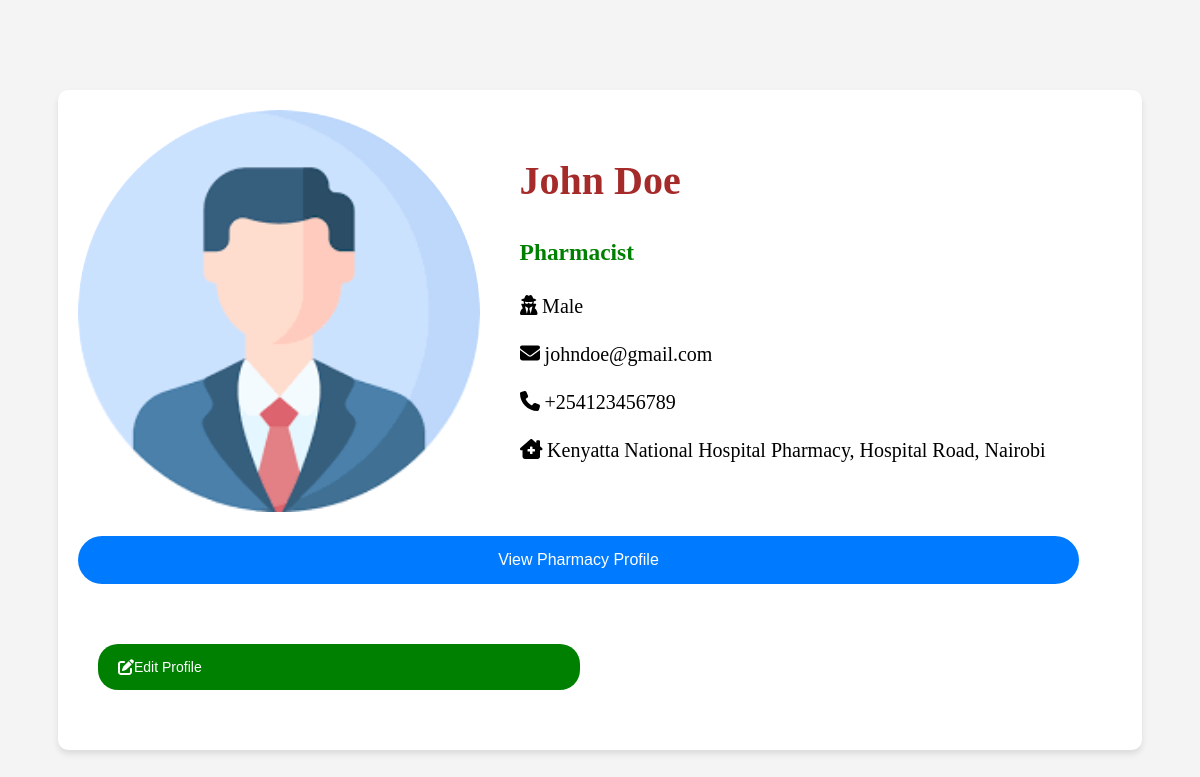
The page /profiles/pharmacistProfile.php?pharmacistId=1 (signed in) on the database its author committed.
### tables this page shows
CREATE TABLE `pharmacist` (
  `pharmacistId` int(11) NOT NULL,
  `firstName` varchar(128) NOT NULL,
  `lastName` varchar(128) NOT NULL,
  `gender` varchar(32) NOT NULL,
  `emailAddress` varchar(255) NOT NULL,
  `phoneNumber` varchar(20) NOT NULL,
  `passwordHash` varchar(255) NOT NULL,
  `pharmacyId` int(11) DEFAULT NULL
);

CREATE TABLE `pharmacy` (
  `pharmacyId` int(11) NOT NULL,
  `name` varchar(255) NOT NULL,
  `location` varchar(255) NOT NULL,
  `emailAddress` varchar(255) NOT NULL,
  `phoneNumber` varchar(20) NOT NULL
);

### configuration.php (called while the page is built)
<?php
$config = [
	'db_host' => 'localhost',
	'db_username' => 'root',
	'db_password' => '',
	'db_name' => 'drug_dispenser'
];
?>

### database.php (called while the page is built, shortened)
<?php
class Database {
	private $host;
	private $username;
	private $password;
	private $database;
	private $connection;
	public function __construct() {
		require_once 'configuration.php';
		$this->host = $config['db_host'];
		$this->username = $config['db_username'];
		$this->password = $config['db_password'];
		$this->database = $config['db_name'];
	}
	private function connect() {
		$this->connection = new mysqli($this->host, $this->username, $this->password, $this->database);
	}
	public function queryData($query, $values) {
		if (count($values) > 0) {
			$statement = $this->connection->prepare($query);
			$statement->bind_param(str_repeat('s', count($values)), ...$values);
			$statement->execute();
			$result = $statement->get_result();
			$rows = $result->fetch_all(MYSQLI_ASSOC);
		} else {
			$result = $this->connection->query($query);
			$rows = $result->fetch_all(MYSQLI_ASSOC);
		}
		return $rows;
	}
}
?>

### profiles/pharmacistProfile.php (the view, shortened to what this page needs)
<?php
require_once('../database.php');
if (isset($_GET['pharmacistId'])) {
    $pharmacistId = $_GET['pharmacistId'];
} elseif (isset($_SESSION['pharmacistId'])) {
    $pharmacistId = $_SESSION['pharmacistId'];
} else {
    echo "Error: Pharmacist ID not provided.";
    exit;
}
$db = new Database();
$query = "SELECT * FROM pharmacist WHERE pharmacistId = ?";
$values = array($pharmacistId);
$pharmacistData = $db->queryData($query, $values);
$pharmacist = $pharmacistData[0];
$firstName = $pharmacist['firstName'];
$lastName = $pharmacist['lastName'];
$gender = $pharmacist['gender'];
$emailAddress = $pharmacist['emailAddress'];
$phoneNumber = $pharmacist['phoneNumber'];
$pharmacyId = $pharmacist['pharmacyId'];
$query = "SELECT * FROM pharmacy WHERE pharmacyId = ?";
$values = array($pharmacyId);
$pharmacyData = $db->queryData($query, $values);
$pharmacy = $pharmacyData[0];
$pharmacyName = $pharmacy['name'];
$pharmacyLocation = $pharmacy['location'];
?>
<!DOCTYPE html>
<html>
<head>
    <link rel="stylesheet" type="text/css" href="profile.css">
    <link rel="stylesheet" href="https://cdnjs.cloudflare.com/ajax/libs/font-awesome/5.15.3/css/all.min.css">
</head>
<body>
    <div class="container">
        <div class="profile">
            <div class="profile-picture">
                <img src="profile.png">
            </div>
            <div class="profile-details lead">
                <h1 id="name"><?php echo $firstName . ' ' . $lastName; ?></h1>
                <h3 class="role">Pharmacist</h3>
                <p class=""><i class="fas fa-user-secret"></i> <?php echo $gender; ?></p>
                <p class=""><i class="fas fa-envelope"></i> <?php echo $emailAddress; ?></p>
                <p class=""><i class="fas fa-phone"></i> <?php echo $phoneNumber; ?></p>
                <p class=""><i class="fas fa-clinic-medical"></i> <?php echo $pharmacyName . ', ' . $pharmacyLocation; ?></p>
            </div>
        </div>
        <div id="explore-profile" class="profile">
            <a href="pharmacyProfile.php?pharmacyId=<?php echo $pharmacyId; ?>" class="button-pill">
                View Pharmacy Profile
            </a>
        </div>
        <div class="profile">
            <div class="actions">
	    <a class="action" href = "../registration/editPharmacistDetails.php?pharmacistId=<?php echo $pharmacistId;?>" id="edit-profile-btn">
                    <i class="fas fa-edit"></i>
                    <span>Edit Profile</span>
                </a>
            </div>
        </div>
    </div>
</body>
</html>

### profiles/profile.css (style rules this page uses)
body { font-family: Arial, sans-serif; background-color: #f4f4f4; margin: 0; padding: 20px; display: flex; justify-content: center; align-items: center; min-height: 100vh; }
.container { max-width: 90%; width: 90%; margin: 0 auto; padding: 20px; background-color: #fff; box-shadow: 0 4px 6px rgba(0, 0, 0, 0.1); border-radius: 10px; }
.lead { font-size: 1.25rem; font-weight: 300; line-height: 1.4; margin-bottom: 1rem; }
img { width: 100%; height: auto; }
a { color: green; transition: color 0.3s ease; text-decoration: none; }
.profile { display: flex; align-items: center; margin-bottom: 20px; height: auto; }
.profile-picture { margin-right: 20px; overflow: hidden; border-radius: 50%; width: 40%; }
.profile-details { width: 60%; padding-left: 20px; flex-grow: 1; font-family: Calibri; }
#name { color: brown; }
.actions { margin-top: 20px; width: 50%; }
.action { display: flex; align-items: center; padding: 15px 20px; background-color: #f5f5f5; border-radius: 20px; transition: background-color 0.3s ease; cursor: pointer; margin: 20px; }
.action span { font-size: 14px; }
#edit-profile-btn { background-color: green; color: #fff; text-align: center; }
.role { color: green; }
.button-pill { display: inline-block; padding: 0.6em 1em; border-radius: 50px; background-color: #007bff; color: #fff; text-decoration: none; transition: background-color 0.3s ease; }
#explore-profile { display: block; width: 93%; }
#explore-profile .button-pill { width: 100%; padding: 15px; text-align: center; }

### rows shown on the page
pharmacist: firstName "John", lastName "Doe", gender "Male", emailAddress "johndoe@gmail.com", phoneNumber "+254123456789"
pharmacy: name "Kenyatta National Hospital Pharmacy", location "Hospital Road, Nairobi"
